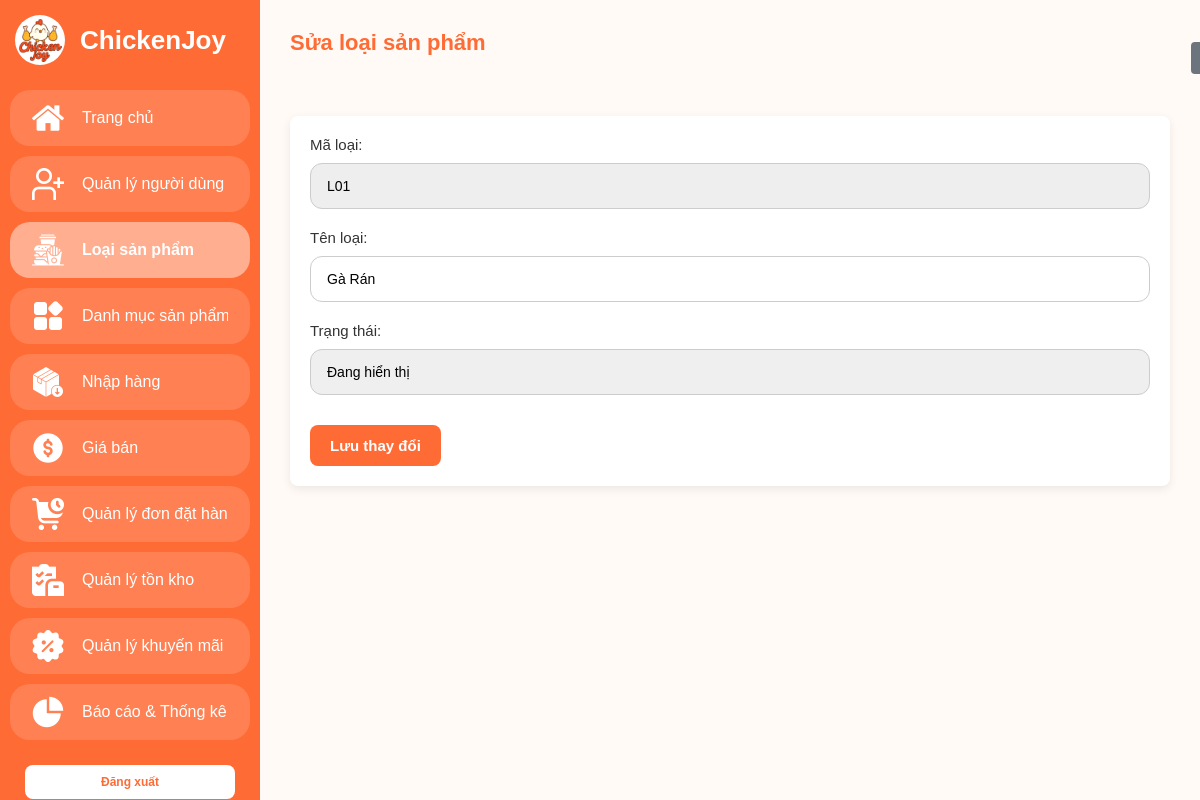
Page /admin/category-edit.php?id=1 on the committed database.
### tables this page shows
CREATE TABLE `categories` (
  `id` INT(11) NOT NULL AUTO_INCREMENT,
  `category_code` VARCHAR(20) NOT NULL UNIQUE, 
  `category_name` VARCHAR(255) NOT NULL,      
  `description` TEXT,                       
  `status` ENUM('active', 'hidden') DEFAULT 'active',
  PRIMARY KEY (`id`)
);

### admin/category-edit.php (the view, shortened to what this page needs)
<?php
require_once '../config/database.php';
if (isset($_GET['id'])) {
    $id = $_GET['id'];
    $sql_get = "SELECT * FROM categories WHERE id = $id";
    $result = $conn->query($sql_get);
    if ($result->num_rows > 0) {
        $row = $result->fetch_assoc();
    } else {
        header("Location: category.php");
        exit();
    }
} else {
    header("Location: category.php");
    exit();
}
?>
<!DOCTYPE html>
<html lang="vi">
<head>
  <link rel="stylesheet" href="../assets/css/admin.css" />
</head>
<body class="admin-body">
  <?php include 'layout/sidebar.php'; ?>
  <main class="main-content">
  <header class="main-header">
   <h1>Sửa loại sản phẩm</h1>
   <a href="category.php" class="btn-gray">&larr; Quay lại</a>
  </header>
  <section class="form-section">
      <form action="" method="POST" class="data-form" id="category-form" novalidate>
      <div class="form-group">
        <label for="category-id">Mã loại:</label>
        <input type="text" id="category-id" name="category-id" class="form-input" value="<?php echo $row['category_code']; ?>" readonly style="background-color: #eee; cursor: not-allowed;">
      </div>
      <div class="form-group">
        <label for="category-name">Tên loại:</label>
        <input type="text" id="category-name" name="category-name" class="form-input req-input" value="<?php echo htmlspecialchars($row['category_name']); ?>" required>
      </div>
      <div class="form-group">
        <label for="category-status">Trạng thái:</label>
        <select id="category-status" name="category-status" class="form-input">
          <option value="active" <?php if($row['status'] == 'active') echo 'selected'; ?>>Đang hiển thị</option>
        </select>
      </div>
      <div class="form-actions">
        <button type="submit" class="btn-primary">Lưu thay đổi</button>
      </div>
    </form>
  </section>
 </main>
</body>
</html>

### assets/css/admin.css (style rules this page uses)
:root { --main-color: #ff6b35; }
* { box-sizing: border-box; margin: 0; padding: 0; font-family: "Poppins", sans-serif; }
body.admin-body { display: flex; align-items: stretch; min-height: 100vh; background: #fffaf5;; color: #333; font-size: 13px; }
.main-content { flex: 1; margin-left: 120px; padding: 30px; transition: margin-left 0.3s ease; overflow-y: auto; overflow-x: auto; min-height: 100vh; background: #fffaf5; }
.main-header { display: flex; justify-content: space-between; align-items: center; margin-bottom: 30px; min-width: 1000px; }
.main-header h1 { font-size: 22px; color: var(--main-color); white-space: nowrap; }
.form-section { background: #fff; padding: 20px; border-radius: 8px; margin-top: 25px; box-shadow: 0 3px 10px rgba(0,0,0,0.08); }
.form-group { margin-bottom: 20px; }
.form-group label { display: block; font-weight: 500; margin-bottom: 10px; color: #333; font-size: 15px; }
.form-group input, .form-group select, .form-group textarea { width: 100%; padding: 14px 16px; border-radius: 12px; border: 1px solid #ccc; outline: none; transition: border 0.2s; font-size: 14px; }
.form-group select { background-repeat: no-repeat; background-position: right 15px center; background-size: 12px; padding-right: 30px; cursor: pointer; -moz-appearance: none; -webkit-appearance: none; appearance: none; }
.form-actions { display: flex; gap: 10px; margin-top: 30px; }
.form-actions .btn-primary, .form-actions .btn-cancel { width: auto; min-width: 120px; padding: 12px 20px; text-decoration: none; display: inline-flex; justify-content: center; align-items: center; }
.form-actions .btn-primary { font-size: 15px; font-weight: 600; }
.btn-primary, a.btn-primary { background: var(--main-color); color: #fff; padding: 10px 16px; border: none; border-radius: 8px; cursor: pointer; font-weight: 500; transition: background 0.2s; text-decoration: none; font-size: 14px; display: inline-flex; align-items: center; justify-content: center; white-space: nowrap; }
.btn-gray { display: inline-block; padding: 8px 15px; border-radius: 4px; text-decoration: none; background: #6c757d; color: white; border: none; font-family: inherit; font-size: 14px; cursor: pointer; transition: background 0.3s; }
@media (max-width: 1200px) { body.admin-body, .data-table { font-size: 12px; } }
h1 { color: #ff6f3c; text-align: center; margin-bottom: 30px; }

### rows in the picture
categories: category-id "L01", category-name "Gà Rán", category-status "Đang hiển thị"
